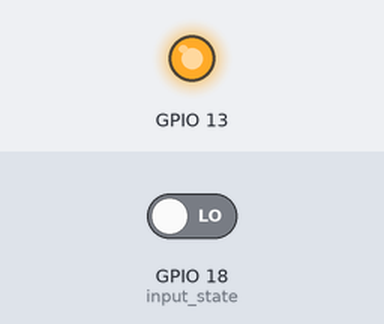
The program below on a simulated Raspberry Pi (BCM pin numbers). Shown: output pins drawn as LEDs (lit = HIGH). The inputs (shaded band) are chosen by the test bench; at power-on: GPIO 18 (input_state) LOW.

Above: at 1.2 s.
1.3 s: GPIO 18 (input_state) driven HIGH
At 2.3 s:
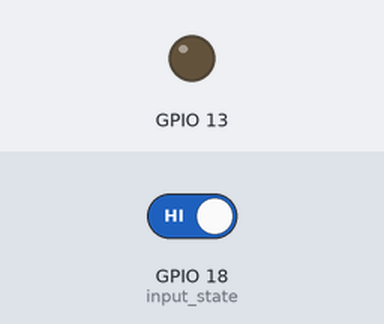
2.8 s: GPIO 18 (input_state) driven LOW
At 3.5 s:
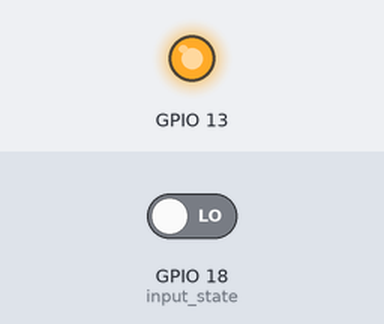
Timing chart, 0 to 5.8 s (numbered marks = the images above; inputs shaded):
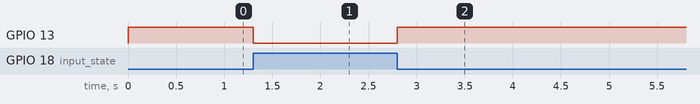

The program:

led.py
```python
import RPi.GPIO as GPIO
import time

GPIO.setmode(GPIO.BCM)

GPIO.setup(13, GPIO.OUT)

GPIO.setup(18, GPIO.IN)

try:
	while True:
		input_state = GPIO.input(18)
		if input_state == False:
			GPIO.output(13, GPIO.HIGH)
		else:
			GPIO.output(13, GPIO.LOW)

except KeyboardInterrupt:
	GPIO.cleanup()
```

Measured:
- after the input at 1.3 s, GPIO 13: HIGH → LOW at once
- after the input at 2.8 s, GPIO 13: LOW → HIGH at once
